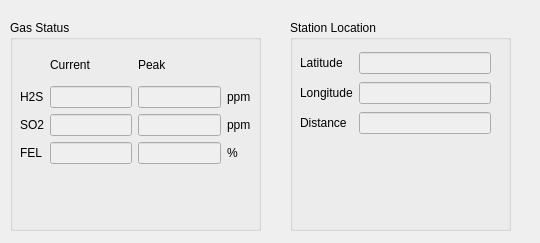
<?xml version="1.0" encoding="UTF-8"?>
<ui version="4.0">
 <class>StationInfo</class>
 <widget class="QWidget" name="StationInfo">
  <property name="geometry">
   <rect>
    <x>0</x>
    <y>0</y>
    <width>540</width>
    <height>243</height>
   </rect>
  </property>
  <property name="windowTitle">
   <string>Form</string>
  </property>
  <widget class="QGroupBox" name="groupBox">
   <property name="geometry">
    <rect>
     <x>10</x>
     <y>20</y>
     <width>251</width>
     <height>211</height>
    </rect>
   </property>
   <property name="title">
    <string>Gas Status</string>
   </property>
   <widget class="QWidget" name="layoutWidget">
    <property name="geometry">
     <rect>
      <x>10</x>
      <y>30</y>
      <width>231</width>
      <height>114</height>
     </rect>
    </property>
    <layout class="QGridLayout" name="gridLayout">
     <item row="0" column="1">
      <widget class="QLabel" name="label_4">
       <property name="text">
        <string>Current</string>
       </property>
      </widget>
     </item>
     <item row="0" column="2">
      <widget class="QLabel" name="label_5">
       <property name="text">
        <string>Peak</string>
       </property>
      </widget>
     </item>
     <item row="1" column="0">
      <widget class="QLabel" name="label">
       <property name="text">
        <string>H2S</string>
       </property>
      </widget>
     </item>
     <item row="1" column="1">
      <widget class="QLineEdit" name="lineEditH2S">
       <property name="enabled">
        <bool>false</bool>
       </property>
      </widget>
     </item>
     <item row="1" column="2">
      <widget class="QLineEdit" name="lineEditH2SPeak">
       <property name="enabled">
        <bool>false</bool>
       </property>
      </widget>
     </item>
     <item row="1" column="3">
      <widget class="QLabel" name="label_6">
       <property name="text">
        <string>ppm</string>
       </property>
      </widget>
     </item>
     <item row="2" column="0">
      <widget class="QLabel" name="label_2">
       <property name="text">
        <string>SO2</string>
       </property>
      </widget>
     </item>
     <item row="2" column="1">
      <widget class="QLineEdit" name="lineEditSO2">
       <property name="enabled">
        <bool>false</bool>
       </property>
      </widget>
     </item>
     <item row="2" column="2">
      <widget class="QLineEdit" name="lineEditSO2Peak">
       <property name="enabled">
        <bool>false</bool>
       </property>
      </widget>
     </item>
     <item row="2" column="3">
      <widget class="QLabel" name="label_7">
       <property name="text">
        <string>ppm</string>
       </property>
      </widget>
     </item>
     <item row="3" column="0">
      <widget class="QLabel" name="label_3">
       <property name="text">
        <string>FEL</string>
       </property>
      </widget>
     </item>
     <item row="3" column="1">
      <widget class="QLineEdit" name="lineEditFEL">
       <property name="enabled">
        <bool>false</bool>
       </property>
      </widget>
     </item>
     <item row="3" column="2">
      <widget class="QLineEdit" name="lineEditFELPeak">
       <property name="enabled">
        <bool>false</bool>
       </property>
      </widget>
     </item>
     <item row="3" column="3">
      <widget class="QLabel" name="label_8">
       <property name="text">
        <string>%</string>
       </property>
      </widget>
     </item>
    </layout>
   </widget>
  </widget>
  <widget class="QGroupBox" name="groupBox_2">
   <property name="geometry">
    <rect>
     <x>290</x>
     <y>20</y>
     <width>221</width>
     <height>211</height>
    </rect>
   </property>
   <property name="title">
    <string>Station Location</string>
   </property>
   <widget class="QWidget" name="layoutWidget">
    <property name="geometry">
     <rect>
      <x>10</x>
      <y>30</y>
      <width>191</width>
      <height>88</height>
     </rect>
    </property>
    <layout class="QGridLayout" name="gridLayout_2">
     <item row="0" column="0">
      <widget class="QLabel" name="label_11">
       <property name="text">
        <string>Latitude</string>
       </property>
      </widget>
     </item>
     <item row="0" column="1">
      <widget class="QLineEdit" name="lineEditLatitude">
       <property name="enabled">
        <bool>false</bool>
       </property>
      </widget>
     </item>
     <item row="1" column="0">
      <widget class="QLabel" name="label_12">
       <property name="text">
        <string>Longitude</string>
       </property>
      </widget>
     </item>
     <item row="1" column="1">
      <widget class="QLineEdit" name="lineEditLongitude">
       <property name="enabled">
        <bool>false</bool>
       </property>
      </widget>
     </item>
     <item row="2" column="0">
      <widget class="QLabel" name="label_15">
       <property name="text">
        <string>Distance</string>
       </property>
      </widget>
     </item>
     <item row="2" column="1">
      <widget class="QLineEdit" name="lineEditDistance">
       <property name="enabled">
        <bool>false</bool>
       </property>
      </widget>
     </item>
    </layout>
   </widget>
  </widget>
 </widget>
 <resources/>
 <connections/>
</ui>
